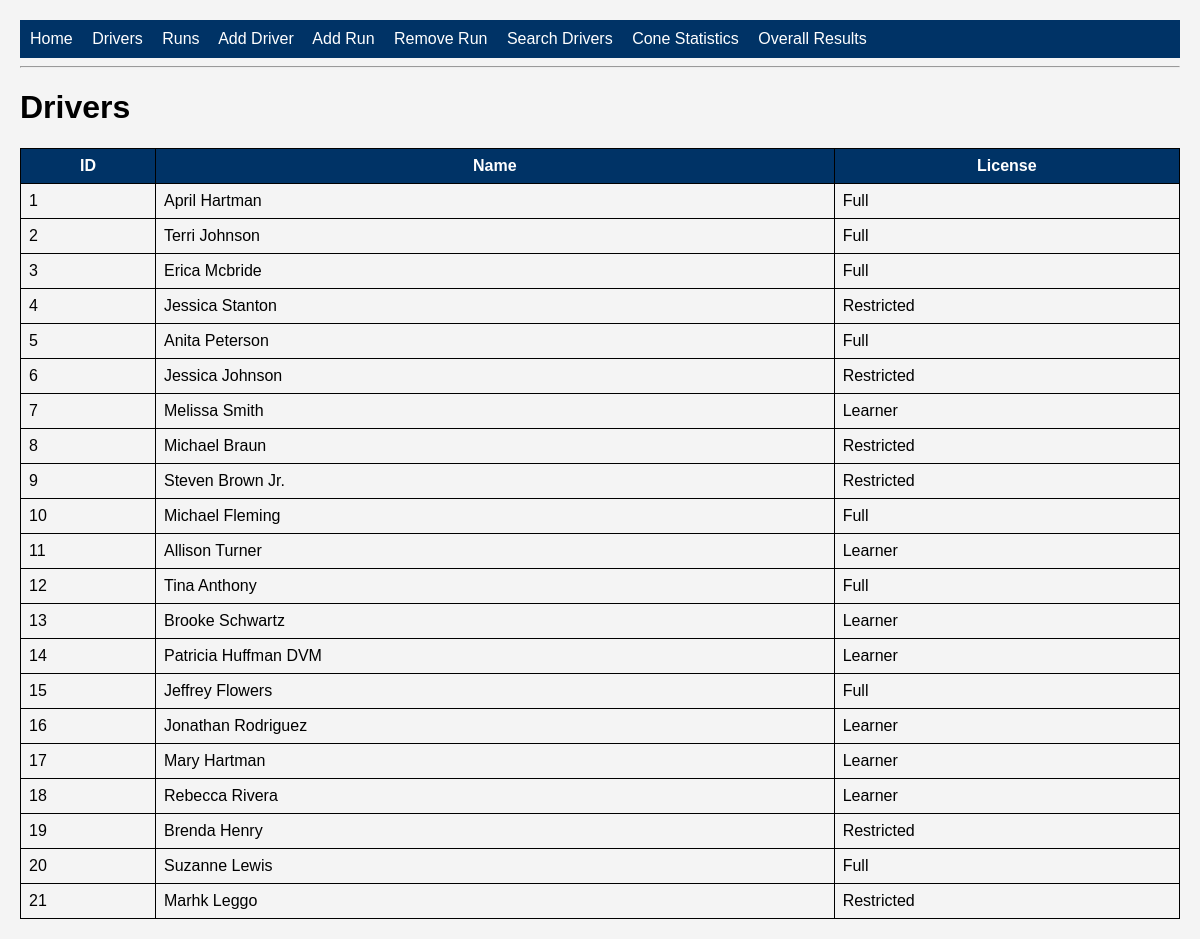
Page /drivers on the committed database.
### tables this page shows
CREATE TABLE drivers (

    id INTEGER PRIMARY KEY,

    name TEXT NOT NULL,

    license_type TEXT NOT NULL

);

### app.py (the view)
@app.route("/drivers")
def drivers():
    conn = sqlite3.connect(
        DB_PATH
    )
    cursor = conn.cursor()
    cursor.execute(
        """
        SELECT *
        FROM drivers
        """
    )
    rows = cursor.fetchall()
    conn.close()
    return render_template(
        "drivers.html",
        drivers=rows
    )

### templates/drivers.html
{% extends "base.html" %}
{% block content %}
<h1>Drivers</h1>
<table>
<tr>
    <th>ID</th>
    <th>Name</th>
    <th>License</th>
</tr>
{% for driver in drivers %}
<tr>
    <td>{{ driver[0] }}</td>
    <td>{{ driver[1] }}</td>
    <td>{{ driver[2] }}</td>
</tr>
{% endfor %}
</table>
{% endblock %}

### static/style.css (style rules this page uses)
body { font-family: Arial, sans-serif; background-color: #f4f4f4; margin: 20px; }
table { border-collapse: collapse; width: 100%; }
th, td { border: 1px solid black; padding: 8px; }
th { background-color: #003366; color: white; }

### rows in the picture
drivers: id "1", name "April Hartman", license_type "Full"
drivers: id "2", name "Terri Johnson", license_type "Full"
drivers: id "3", name "Erica Mcbride", license_type "Full"
drivers: id "4", name "Jessica Stanton", license_type "Restricted"
drivers: id "5", name "Anita Peterson", license_type "Full"
drivers: id "6", name "Jessica Johnson", license_type "Restricted"
drivers: id "7", name "Melissa Smith", license_type "Learner"
drivers: id "8", name "Michael Braun", license_type "Restricted"
drivers: id "9", name "Steven Brown Jr.", license_type "Restricted"
drivers: id "10", name "Michael Fleming", license_type "Full"
drivers: id "11", name "Allison Turner", license_type "Learner"
drivers: id "12", name "Tina Anthony", license_type "Full"
drivers: id "13", name "Brooke Schwartz", license_type "Learner"
drivers: id "14", name "Patricia Huffman DVM", license_type "Learner"
drivers: id "15", name "Jeffrey Flowers", license_type "Full"
drivers: id "16", name "Jonathan Rodriguez", license_type "Learner"
drivers: id "17", name "Mary Hartman", license_type "Learner"
drivers: id "18", name "Rebecca Rivera", license_type "Learner"
drivers: id "19", name "Brenda Henry", license_type "Restricted"
drivers: id "20", name "Suzanne Lewis", license_type "Full"
drivers: id "21", name "Marhk Leggo", license_type "Restricted"
